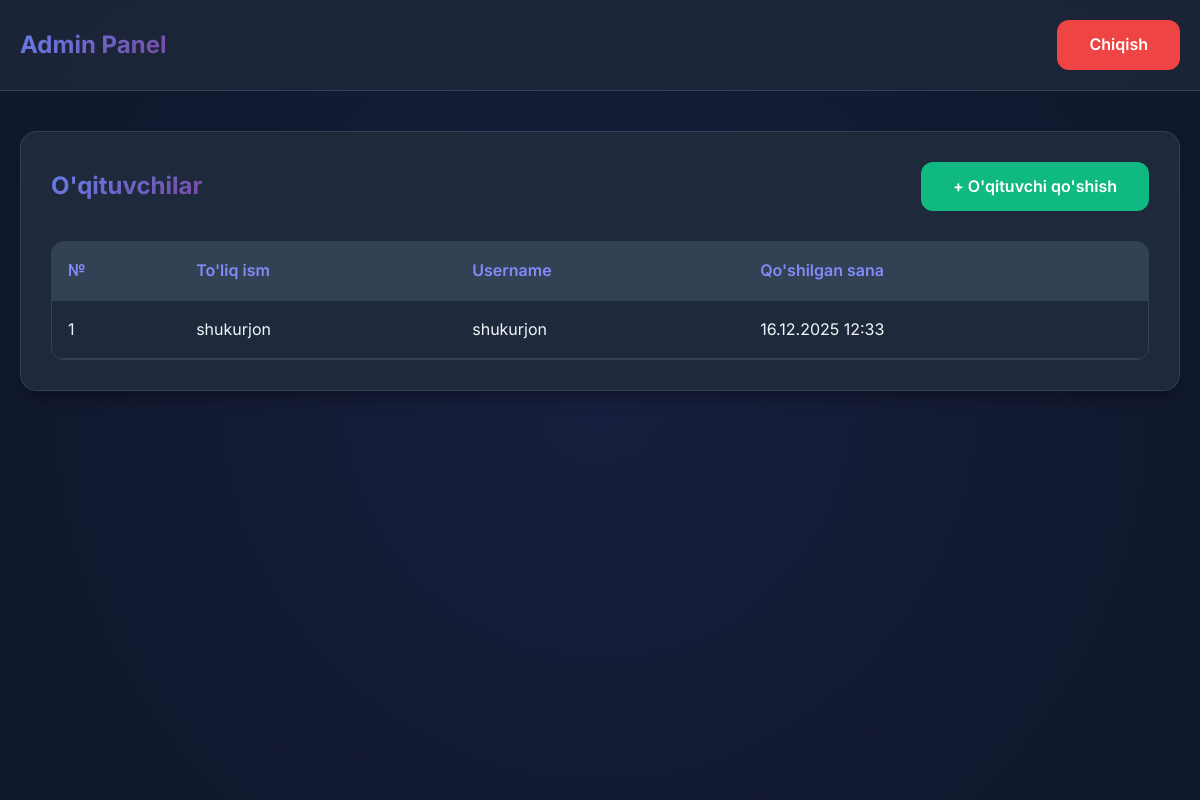
The app's page /custom-admin/dashboard/ (signed in) with its own data.
### main/models.py (models this page shows, shortened)
class Teacher(models.Model):
    full_name = models.CharField(max_length=200, verbose_name="To'liq ism")
    username = models.CharField(max_length=100, unique=True, verbose_name="Foydalanuvchi nomi")
    password = models.CharField(max_length=128, verbose_name="Parol")
    created_at = models.DateTimeField(auto_now_add=True, verbose_name="Yaratilgan sana")
    class Meta:
        verbose_name = "O'qituvchi"
        verbose_name_plural = "O'qituvchilar"

### main/views.py (the view)
# urls.py: path('custom-admin/dashboard/', views.admin_dashboard, name='admin_dashboard'),
def admin_dashboard(request):
    if not request.session.get('admin_logged_in'):
        return redirect('main:admin_login')
    teachers = Teacher.objects.all().order_by('-created_at')
    return render(request, 'admin_dashboard.html', {'teachers': teachers})

### templates/admin_dashboard.html (shortened to what this page needs)
{% extends 'base.html' %}
{% block content %}
<div class="header">
    <div class="header-content">
        <div class="logo">Admin Panel</div>
        <a href="{% url 'main:admin_logout' %}" class="btn btn-danger">Chiqish</a>
    </div>
</div>
<div class="container" style="margin-top: 40px;">
    <div class="card">
        <div style="display: flex; justify-content: space-between; align-items: center; margin-bottom: 30px;">
            <h2 class="card-header" style="margin: 0;">O'qituvchilar</h2>
            <a href="{% url 'main:add_teacher' %}" class="btn btn-success">+ O'qituvchi qo'shish</a>
        </div>
        {% if teachers %}
        <div class="table-responsive">
            <table>
                <thead>
                    <tr>
                        <th>№</th>
                        <th>To'liq ism</th>
                        <th>Username</th>
                        <th>Qo'shilgan sana</th>
                    </tr>
                </thead>
                <tbody>
                    {% for teacher in teachers %}
                    <tr>
                        <td>{{ forloop.counter }}</td>
                        <td>{{ teacher.full_name }}</td>
                        <td>{{ teacher.username }}</td>
                        <td>{{ teacher.created_at|date:"d.m.Y H:i" }}</td>
                    </tr>
                    {% endfor %}
                </tbody>
            </table>
        </div>
        {% else %}
        <p style="text-align: center; color: var(--text-secondary); padding: 40px;">
            Hozircha o'qituvchilar yo'q. Yangi o'qituvchi qo'shing!
        </p>
        {% endif %}
    </div>
</div>
{% endblock %}

### static/css/style.css (style rules this page uses)
* { margin: 0; padding: 0; box-sizing: border-box; }
:root { --primary-color: #6366f1; --primary-dark: #4f46e5; --primary-light: #818cf8; --secondary-color: #8b5cf6; --success-color: #10b981; --danger-color: #ef4444; --warning-color: #f59e0b; --dark-bg: #0f172a; --dark-card: #1e293b; --dark-hover: #334155; --text-primary: #f1f5f9; --text-secondary: #94a3b8; --border-color: #334155; --gradient-1: linear-gradient(135deg, #667eea 0%, #764ba2 100%); --gradient-2: linear-gradient(135deg, #f093fb 0%, #f5576c 100%); --gradient-3: linear-gradient(135deg, #4facfe 0%, #00f2fe 100%); --shadow-sm: 0 2px 4px rgba(0, 0, 0, 0.1); --shadow-md: 0 4px 6px rgba(0, 0, 0, 0.1); --shadow-lg: 0 10px 15px -3px rgba(0, 0, 0, 0.3); --shadow-xl: 0 20px 25px -5px rgba(0, 0, 0, 0.4); }
body { font-family: 'Inter', -apple-system, BlinkMacSystemFont, 'Segoe UI', Roboto, Oxygen, Ubuntu, Cantarell, sans-serif; background: var(--dark-bg); color: var(--text-primary); line-height: 1.6; overflow-x: hidden; }
.container { max-width: 1200px; margin: 0 auto; padding: 0 20px; }
.header { padding: 20px 0; background: rgba(30, 41, 59, 0.8); backdrop-filter: blur(10px); border-bottom: 1px solid var(--border-color); position: sticky; top: 0; z-index: 100; }
.header-content { display: flex; justify-content: space-between; align-items: center; max-width: 1200px; margin: 0 auto; padding: 0 20px; }
.logo { font-size: 24px; font-weight: 700; background: var(--gradient-1); -webkit-background-clip: text; -webkit-text-fill-color: transparent; background-clip: text; }
.btn { display: inline-block; padding: 12px 32px; border: none; border-radius: 12px; font-size: 16px; font-weight: 600; cursor: pointer; transition: all 0.3s ease; text-decoration: none; text-align: center; position: relative; overflow: hidden; }
.btn::before { content: ''; position: absolute; top: 50%; left: 50%; width: 0; height: 0; border-radius: 50%; background: rgba(255, 255, 255, 0.3); transform: translate(-50%, -50%); transition: width 0.6s, height 0.6s; }
.btn-success { background: var(--success-color); color: white; }
.btn-danger { background: var(--danger-color); color: white; }
.card { background: var(--dark-card); border-radius: 16px; padding: 30px; margin-bottom: 20px; box-shadow: var(--shadow-lg); border: 1px solid var(--border-color); transition: all 0.3s ease; }
.card-header { font-size: 24px; font-weight: 700; margin-bottom: 20px; background: var(--gradient-1); -webkit-background-clip: text; -webkit-text-fill-color: transparent; background-clip: text; }
.table-responsive { overflow-x: auto; border-radius: 12px; border: 1px solid var(--border-color); }
table { width: 100%; border-collapse: collapse; background: var(--dark-card); }
thead { background: var(--dark-hover); }
th, td { padding: 16px; text-align: left; border-bottom: 1px solid var(--border-color); }
th { font-weight: 600; color: var(--primary-light); }

### records on screen
Teacher: full_name "shukurjon", username "shukurjon", created_at "16.12.2025 12:33"
